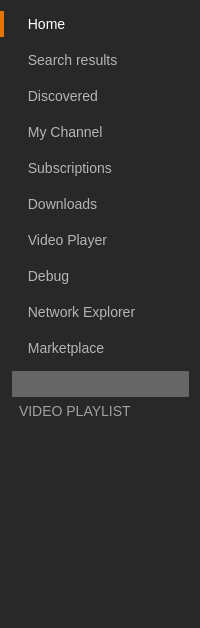
       <widget class="QWidget" name="left_menu" native="true">
        <property name="sizePolicy">
         <sizepolicy hsizetype="Fixed" vsizetype="Preferred">
          <horstretch>0</horstretch>
          <verstretch>0</verstretch>
         </sizepolicy>
        </property>
        <property name="minimumSize">
         <size>
          <width>200</width>
          <height>0</height>
         </size>
        </property>
        <property name="maximumSize">
         <size>
          <width>200</width>
          <height>16777215</height>
         </size>
        </property>
        <property name="autoFillBackground">
         <bool>false</bool>
        </property>
        <property name="styleSheet">
         <string notr="true">QWidget {
background-color: #282828;
}

QPushButton {
color: #B5B5B5;
border: none;
background: none;
text-align: left;
font-size: 14px;
padding-left: 20px;
border-left: 4px solid transparent;
}

QPushButton::hover {
color: white;
}

QPushButton::checked {
border-left: 4px solid #e67300;
color: white;
}</string>
        </property>
        <property name="locale">
         <locale language="Dutch" country="Netherlands"/>
        </property>
        <layout class="QVBoxLayout" name="verticalLayout_2">
         <property name="spacing">
          <number>10</number>
         </property>
         <property name="leftMargin">
          <number>0</number>
         </property>
         <item>
          <widget class="QPushButton" name="left_menu_button_home">
           <property name="minimumSize">
            <size>
             <width>0</width>
             <height>26</height>
            </size>
           </property>
           <property name="maximumSize">
            <size>
             <width>16777215</width>
             <height>30</height>
            </size>
           </property>
           <property name="cursor">
            <cursorShape>PointingHandCursor</cursorShape>
           </property>
           <property name="focusPolicy">
            <enum>Qt::NoFocus</enum>
           </property>
           <property name="styleSheet">
            <string notr="true"/>
           </property>
           <property name="text">
            <string> Home</string>
           </property>
           <property name="icon">
            <iconset>
             <normaloff>../images/home.png</normaloff>
             <disabledon>../images/home.png</disabledon>../images/home.png</iconset>
           </property>
           <property name="iconSize">
            <size>
             <width>16</width>
             <height>16</height>
            </size>
           </property>
           <property name="checkable">
            <bool>true</bool>
           </property>
           <property name="checked">
            <bool>true</bool>
           </property>
           <property name="autoDefault">
            <bool>false</bool>
           </property>
           <property name="flat">
            <bool>true</bool>
           </property>
          </widget>
         </item>
         <item>
          <widget class="QPushButton" name="left_menu_button_search">
           <property name="enabled">
            <bool>false</bool>
           </property>
           <property name="minimumSize">
            <size>
             <width>0</width>
             <height>26</height>
            </size>
           </property>
           <property name="maximumSize">
            <size>
             <width>16777215</width>
             <height>30</height>
            </size>
           </property>
           <property name="cursor">
            <cursorShape>PointingHandCursor</cursorShape>
           </property>
           <property name="focusPolicy">
            <enum>Qt::NoFocus</enum>
           </property>
           <property name="styleSheet">
            <string notr="true"/>
           </property>
           <property name="text">
            <string> Search results</string>
           </property>
           <property name="icon">
            <iconset>
             <normaloff>../images/search.png</normaloff>
             <disabledoff>../images/search.png</disabledoff>
             <disabledon>../images/search.png</disabledon>../images/search.png</iconset>
           </property>
           <property name="iconSize">
            <size>
             <width>16</width>
             <height>16</height>
            </size>
           </property>
           <property name="checkable">
            <bool>true</bool>
           </property>
           <property name="checked">
            <bool>false</bool>
           </property>
           <property name="autoDefault">
            <bool>false</bool>
           </property>
           <property name="flat">
            <bool>true</bool>
           </property>
          </widget>
         </item>
         <item>
          <widget class="QPushButton" name="left_menu_button_discovered">
           <property name="sizePolicy">
            <sizepolicy hsizetype="Minimum" vsizetype="Fixed">
             <horstretch>0</horstretch>
             <verstretch>0</verstretch>
            </sizepolicy>
           </property>
           <property name="minimumSize">
            <size>
             <width>0</width>
             <height>26</height>
            </size>
           </property>
           <property name="maximumSize">
            <size>
             <width>16777215</width>
             <height>30</height>
            </size>
           </property>
           <property name="cursor">
            <cursorShape>PointingHandCursor</cursorShape>
           </property>
           <property name="focusPolicy">
            <enum>Qt::NoFocus</enum>
           </property>
           <property name="styleSheet">
            <string notr="true"/>
           </property>
           <property name="text">
            <string> Discovered</string>
           </property>
           <property name="icon">
            <iconset>
             <normaloff>../images/discovered.png</normaloff>
             <disabledoff>../images/discovered.png</disabledoff>
             <disabledon>../images/discovered.png</disabledon>../images/discovered.png</iconset>
           </property>
           <property name="iconSize">
            <size>
             <width>16</width>
             <height>16</height>
            </size>
           </property>
           <property name="checkable">
            <bool>true</bool>
           </property>
           <property name="flat">
            <bool>true</bool>
           </property>
          </widget>
         </item>
         <item>
          <widget class="QPushButton" name="left_menu_button_my_channel">
           <property name="minimumSize">
            <size>
             <width>0</width>
             <height>26</height>
            </size>
           </property>
           <property name="maximumSize">
            <size>
             <width>16777215</width>
             <height>30</height>
            </size>
           </property>
           <property name="cursor">
            <cursorShape>PointingHandCursor</cursorShape>
           </property>
           <property name="focusPolicy">
            <enum>Qt::NoFocus</enum>
           </property>
           <property name="styleSheet">
            <string notr="true"/>
           </property>
           <property name="text">
            <string> My Channel</string>
           </property>
           <property name="icon">
            <iconset>
             <normaloff>../images/share.png</normaloff>
             <disabledon>../images/share.png</disabledon>../images/share.png</iconset>
           </property>
           <property name="iconSize">
            <size>
             <width>16</width>
             <height>16</height>
            </size>
           </property>
           <property name="checkable">
            <bool>true</bool>
           </property>
           <property name="flat">
            <bool>true</bool>
           </property>
          </widget>
         </item>
         <item>
          <widget class="QPushButton" name="left_menu_button_subscriptions">
           <property name="minimumSize">
            <size>
             <width>0</width>
             <height>26</height>
            </size>
           </property>
           <property name="maximumSize">
            <size>
             <width>16777215</width>
             <height>30</height>
            </size>
           </property>
           <property name="cursor">
            <cursorShape>PointingHandCursor</cursorShape>
           </property>
           <property name="focusPolicy">
            <enum>Qt::NoFocus</enum>
           </property>
           <property name="styleSheet">
            <string notr="true"/>
           </property>
           <property name="text">
            <string> Subscriptions</string>
           </property>
           <property name="icon">
            <iconset>
             <normaloff>../images/subscribed.png</normaloff>
             <disabledon>../images/subscribed.png</disabledon>../images/subscribed.png</iconset>
           </property>
           <property name="iconSize">
            <size>
             <width>16</width>
             <height>16</height>
            </size>
           </property>
           <property name="checkable">
            <bool>true</bool>
           </property>
           <property name="flat">
            <bool>true</bool>
           </property>
          </widget>
         </item>
         <item>
          <widget class="QPushButton" name="left_menu_button_downloads">
           <property name="minimumSize">
            <size>
             <width>0</width>
             <height>26</height>
            </size>
           </property>
           <property name="maximumSize">
            <size>
             <width>16777215</width>
             <height>30</height>
            </size>
           </property>
           <property name="cursor">
            <cursorShape>PointingHandCursor</cursorShape>
           </property>
           <property name="focusPolicy">
            <enum>Qt::NoFocus</enum>
           </property>
           <property name="styleSheet">
            <string notr="true"/>
           </property>
           <property name="text">
            <string> Downloads</string>
           </property>
           <property name="icon">
            <iconset>
             <normaloff>../images/downloads.png</normaloff>
             <disabledon>../images/downloads.png</disabledon>../images/downloads.png</iconset>
           </property>
           <property name="iconSize">
            <size>
             <width>16</width>
             <height>16</height>
            </size>
           </property>
           <property name="checkable">
            <bool>true</bool>
           </property>
           <property name="flat">
            <bool>true</bool>
           </property>
          </widget>
         </item>
         <item>
          <widget class="QPushButton" name="left_menu_button_video_player">
           <property name="minimumSize">
            <size>
             <width>0</width>
             <height>26</height>
            </size>
           </property>
           <property name="maximumSize">
            <size>
             <width>16777215</width>
             <height>30</height>
            </size>
           </property>
           <property name="cursor">
            <cursorShape>PointingHandCursor</cursorShape>
           </property>
           <property name="focusPolicy">
            <enum>Qt::NoFocus</enum>
           </property>
           <property name="styleSheet">
            <string notr="true"/>
           </property>
           <property name="text">
            <string> Video Player</string>
           </property>
           <property name="icon">
            <iconset>
             <normaloff>../images/video.png</normaloff>
             <disabledon>../images/video.png</disabledon>../images/video.png</iconset>
           </property>
           <property name="iconSize">
            <size>
             <width>16</width>
             <height>16</height>
            </size>
           </property>
           <property name="checkable">
            <bool>true</bool>
           </property>
           <property name="flat">
            <bool>true</bool>
           </property>
          </widget>
         </item>
         <item>
          <widget class="QPushButton" name="left_menu_button_debug">
           <property name="minimumSize">
            <size>
             <width>0</width>
             <height>26</height>
            </size>
           </property>
           <property name="maximumSize">
            <size>
             <width>16777215</width>
             <height>30</height>
            </size>
           </property>
           <property name="cursor">
            <cursorShape>PointingHandCursor</cursorShape>
           </property>
           <property name="focusPolicy">
            <enum>Qt::NoFocus</enum>
           </property>
           <property name="styleSheet">
            <string notr="true"/>
           </property>
           <property name="text">
            <string> Debug</string>
           </property>
           <property name="icon">
            <iconset>
             <normaloff>../images/debug.png</normaloff>
             <disabledon>../images/debug.png</disabledon>../images/debug.png</iconset>
           </property>
           <property name="iconSize">
            <size>
             <width>16</width>
             <height>16</height>
            </size>
           </property>
           <property name="checkable">
            <bool>false</bool>
           </property>
           <property name="flat">
            <bool>true</bool>
           </property>
          </widget>
         </item>
         <item>
          <widget class="QPushButton" name="left_menu_button_trust_display">
           <property name="minimumSize">
            <size>
             <width>0</width>
             <height>26</height>
            </size>
           </property>
           <property name="maximumSize">
            <size>
             <width>16777215</width>
             <height>30</height>
            </size>
           </property>
           <property name="cursor">
            <cursorShape>PointingHandCursor</cursorShape>
           </property>
           <property name="focusPolicy">
            <enum>Qt::NoFocus</enum>
           </property>
           <property name="text">
            <string> Network Explorer</string>
           </property>
           <property name="icon">
            <iconset>
             <normaloff>../images/network_explorer.png</normaloff>../images/network_explorer.png</iconset>
           </property>
           <property name="checkable">
            <bool>true</bool>
           </property>
           <property name="flat">
            <bool>true</bool>
           </property>
          </widget>
         </item>
         <item>
          <widget class="QPushButton" name="left_menu_button_market">
           <property name="minimumSize">
            <size>
             <width>0</width>
             <height>26</height>
            </size>
           </property>
           <property name="focusPolicy">
            <enum>Qt::NoFocus</enum>
           </property>
           <property name="text">
            <string> Marketplace</string>
           </property>
           <property name="icon">
            <iconset>
             <normaloff>../images/marketplace.png</normaloff>../images/marketplace.png</iconset>
           </property>
           <property name="checkable">
            <bool>true</bool>
           </property>
           <property name="checked">
            <bool>false</bool>
           </property>
           <property name="flat">
            <bool>true</bool>
           </property>
          </widget>
         </item>
         <item>
          <widget class="QWidget" name="left_menu_playlist_container" native="true">
           <property name="sizePolicy">
            <sizepolicy hsizetype="Preferred" vsizetype="Expanding">
             <horstretch>0</horstretch>
             <verstretch>0</verstretch>
            </sizepolicy>
           </property>
           <property name="styleSheet">
            <string notr="true">border: none;</string>
           </property>
           <layout class="QVBoxLayout" name="verticalLayout_5">
            <property name="leftMargin">
             <number>0</number>
            </property>
            <property name="topMargin">
             <number>0</number>
            </property>
            <property name="rightMargin">
             <number>0</number>
            </property>
            <property name="bottomMargin">
             <number>0</number>
            </property>
            <item>
             <widget class="QWidget" name="left_menu_seperator" native="true">
              <property name="sizePolicy">
               <sizepolicy hsizetype="Preferred" vsizetype="Fixed">
                <horstretch>0</horstretch>
                <verstretch>0</verstretch>
               </sizepolicy>
              </property>
              <property name="minimumSize">
               <size>
                <width>0</width>
                <height>26</height>
               </size>
              </property>
              <property name="maximumSize">
               <size>
                <width>16777215</width>
                <height>30</height>
               </size>
              </property>
              <property name="styleSheet">
               <string notr="true">background-color: #666;
border-radius: 1px;
margin-left: 12px;</string>
              </property>
             </widget>
            </item>
            <item>
             <widget class="QLabel" name="left_menu_playlist_label">
              <property name="styleSheet">
               <string notr="true">border: none;
color: #A0A0A0;
font-size: 14px;
padding-left: 16px;</string>
              </property>
              <property name="text">
               <string>VIDEO PLAYLIST</string>
              </property>
             </widget>
            </item>
            <item>
             <widget class="LeftMenuPlaylist" name="left_menu_playlist">
              <property name="sizePolicy">
               <sizepolicy hsizetype="Expanding" vsizetype="Expanding">
                <horstretch>0</horstretch>
                <verstretch>0</verstretch>
               </sizepolicy>
              </property>
              <property name="cursor" stdset="0">
               <cursorShape>ArrowCursor</cursorShape>
              </property>
              <property name="styleSheet">
               <string notr="true">QListWidget {
color: white;
border: none;
}
QListWidget:item:selected:active {
background-color: #e67300;
}</string>
              </property>
             </widget>
            </item>
           </layout>
          </widget>
         </item>
        </layout>
       </widget>
